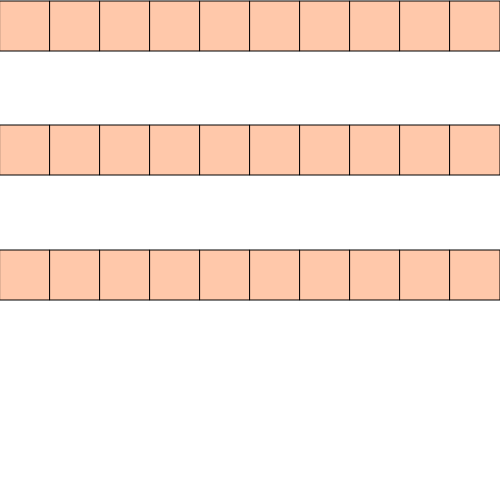
Frame 1 (no input)
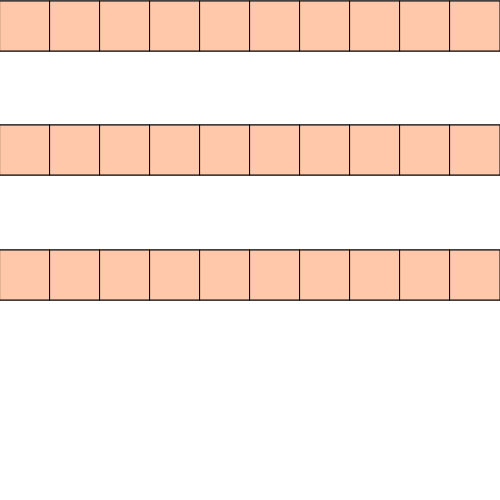
Frame 2 (the mouse pressed at the canvas centre, redrawn once)

The p5.js sketch that drew these frames (run headless with seeded random() and noise() and a simulated clock; the mouse was pressed at the canvas centre and the sketch redrawn once):

// p5.js sketch
// ── sketch.js


let size = 50;

function setup() {
  //Set the size of rendering window - pixels
  createCanvas(500, 500);
  noLoop();
}

function draw() {

fill(255, 200, 170);
for (let x = 0; x < 10; x++) {

rect(size*x, height/500, size, size);
rect(size*x, height/2, size, size);
rect(size*x, height/4, size, size);
}
}
